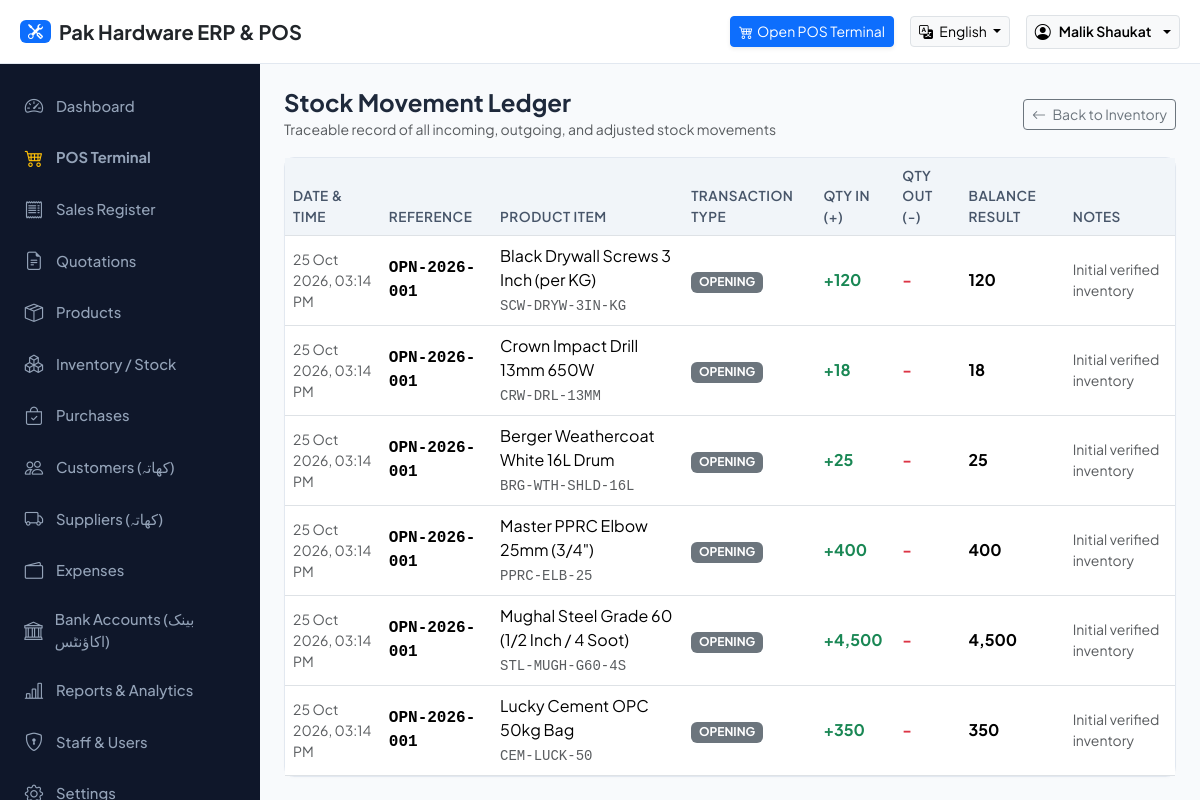
Screenshot of /modules/inventory/ledger.php (signed in) with the database file from the repository.
### tables this page shows
CREATE TABLE IF NOT EXISTS `stock_movements` (
    `id` BIGINT AUTO_INCREMENT PRIMARY KEY,
    `product_id` INT NOT NULL,
    `warehouse_id` INT NOT NULL,
    `transaction_type` ENUM('opening','purchase','sale','sale_return','purchase_return','transfer','adjustment','damage') NOT NULL,
    `reference_no` VARCHAR(50) NOT NULL,
    `qty_in` DECIMAL(14,4) DEFAULT 0.0000,
    `qty_out` DECIMAL(14,4) DEFAULT 0.0000,
    `balance_after` DECIMAL(14,4) NOT NULL,
    `unit_cost` DECIMAL(14,2) DEFAULT 0.00,
    `notes` TEXT DEFAULT NULL,
    `user_id` INT DEFAULT NULL,
    `created_at` DATETIME DEFAULT CURRENT_TIMESTAMP
);

CREATE TABLE IF NOT EXISTS `products` (
    `id` INT AUTO_INCREMENT PRIMARY KEY,
    `category_id` INT DEFAULT NULL,
    `brand_id` INT DEFAULT NULL,
    `base_unit_id` INT NOT NULL,
    `code` VARCHAR(50) NOT NULL UNIQUE,
    `barcode` VARCHAR(50) DEFAULT NULL,
    `name` VARCHAR(150) NOT NULL,
    `name_ur` VARCHAR(150) DEFAULT NULL,
    `description` TEXT DEFAULT NULL,
    `cost_price` DECIMAL(14,2) NOT NULL DEFAULT 0.00,
    `retail_price` DECIMAL(14,2) NOT NULL DEFAULT 0.00,
    `wholesale_price` DECIMAL(14,2) NOT NULL DEFAULT 0.00,
    `contractor_price` DECIMAL(14,2) NOT NULL DEFAULT 0.00,
    `min_price` DECIMAL(14,2) NOT NULL DEFAULT 0.00,
    `alert_quantity` DECIMAL(10,2) DEFAULT 5.00,
    `rack_location` VARCHAR(50) DEFAULT NULL,
    `image` VARCHAR(255) DEFAULT NULL,
    `status` ENUM('active','inactive') DEFAULT 'active',
    `created_at` DATETIME DEFAULT CURRENT_TIMESTAMP
);

### includes/language.php (called while the page is built, shortened)
<?php
$current_lang = $_SESSION['lang'] ?? 'en';
$en_dict = require __DIR__ . '/../languages/en.php';
$active_dict = ($current_lang === 'ur') ? require __DIR__ . '/../languages/ur.php' : $en_dict;
if (!function_exists('__')) {
    function __($key, $default = '') {
        global $active_dict, $en_dict;
        if (isset($active_dict[$key])) {
            return $active_dict[$key];
        }
        return $default ?: $key;
    }
}

### includes/functions.php (called while the page is built, shortened)
<?php
require_once __DIR__ . '/language.php';
function clean_input($data) {
    return htmlspecialchars(trim((string)$data), ENT_QUOTES, 'UTF-8', false);
}
function format_qty($qty, $allow_decimal = false) {
    return number_format((float)$qty, 0);
}

### modules/inventory/ledger.php (the view, shortened to what this page needs)
<?php
require_once __DIR__ . '/../../includes/functions.php';
$movements = $conn->query("SELECT sm.*, p.name as product_name, p.name_ur as product_name_ur, p.code as product_code,
                                  u.username
                           FROM stock_movements sm
                           JOIN products p ON sm.product_id = p.id
                           LEFT JOIN users u ON sm.user_id = u.id
                           ORDER BY sm.id DESC LIMIT 100");
include __DIR__ . '/../../includes/header.php';
?>
<div class="d-flex justify-content-between align-items-center mb-3">
    <div>
        <h4 class="fw-bold mb-0"><?= __('stock_ledger') ?></h4>
        <small class="text-muted">Traceable record of all incoming, outgoing, and adjusted stock movements</small>
    </div>
    <a href="<?= BASE_URL ?>/modules/inventory/index.php" class="btn btn-outline-secondary btn-sm">
        <i class="bi bi-arrow-left me-1"></i> Back to Inventory
    </a>
</div>
<div class="card card-custom">
    <div class="table-responsive">
        <table class="table table-hover table-custom align-middle mb-0">
            <thead>
                <tr>
                    <th>Date & Time</th>
                    <th>Reference</th>
                    <th>Product Item</th>
                    <th>Transaction Type</th>
                    <th>Qty In (+)</th>
                    <th>Qty Out (-)</th>
                    <th>Balance Result</th>
                    <th>Notes</th>
                </tr>
            </thead>
            <tbody>
                <?php if ($movements->num_rows > 0): ?>
                    <?php while ($m = $movements->fetch_assoc()): ?>
                        <tr>
                            <td class="small text-muted"><?= date('d M Y, h:i A', strtotime($m['created_at'])) ?></td>
                            <td class="font-monospace fw-semibold"><?= clean_input($m['reference_no']) ?></td>
                            <td>
                                <div><?= clean_input($m['product_name']) ?></div>
                                <small class="text-muted font-monospace"><?= clean_input($m['product_code']) ?></small>
                            </td>
                            <td>
                                <span class="badge bg-secondary"><?= strtoupper(clean_input($m['transaction_type'])) ?></span>
                            </td>
                            <td class="text-success fw-bold">
                                <?= $m['qty_in'] > 0 ? '+' . format_qty($m['qty_in']) : '-' ?>
                            </td>
                            <td class="text-danger fw-bold">
                                <?= $m['qty_out'] > 0 ? '-' . format_qty($m['qty_out']) : '-' ?>
                            </td>
                            <td class="fw-bold fs-6"><?= format_qty($m['balance_after']) ?></td>
                            <td class="small text-muted"><?= clean_input($m['notes']) ?></td>
                        </tr>
                    <?php endwhile; ?>
                <?php else: ?>
                    <tr>
                        <td colspan="8" class="text-center py-4 text-muted"><?= __('no_records') ?></td>
                    </tr>
                <?php endif; ?>
            </tbody>
        </table>
    </div>
</div>
<?php include __DIR__ . '/../../includes/footer.php'; ?>

### assets/css/app.css (style rules this page uses)
:root { --primary-color: #0f2b48; --primary-dark: #0a1c30; --primary-light: #1b4975; --secondary-color: #0284c7; --accent-color: #f59e0b; --success-color: #10b981; --danger-color: #ef4444; --sidebar-width: 260px; --topbar-height: 64px; --bg-light: #f8fafc; --border-color: #e2e8f0; }
body { font-family: 'Plus Jakarta Sans', system-ui, -apple-system, sans-serif; background-color: var(--bg-light); color: #1e293b; margin: 0; padding: 0; overflow-x: hidden; }
body.app-layout { height: 100vh; overflow: hidden; }
.card-custom { background: #ffffff; border-radius: 10px; border: 1px solid var(--border-color); box-shadow: 0 1px 3px rgba(0,0,0,0.02); margin-bottom: 1.5rem; }
.table-custom th { background: #f1f5f9; color: #475569; font-size: 0.85rem; text-transform: uppercase; font-weight: 600; letter-spacing: 0.5px; border-top: none; }

### rows the page displays
stock_movements: created_at "25 Oct 2026, 03:14 PM", reference_no "OPN-2026-001", product.name "Black Drywall Screws 3 Inch (per KG)", product.code "SCW-DRYW-3IN-KG", transaction_type "OPENING", qty_in "120", balance_after "120", notes "Initial verified inventory"
stock_movements: created_at "25 Oct 2026, 03:14 PM", reference_no "OPN-2026-001", product.name "Crown Impact Drill 13mm 650W", product.code "CRW-DRL-13MM", transaction_type "OPENING", qty_in "18", balance_after "18", notes "Initial verified inventory"
stock_movements: created_at "25 Oct 2026, 03:14 PM", reference_no "OPN-2026-001", product.name "Berger Weathercoat White 16L Drum", product.code "BRG-WTH-SHLD-16L", transaction_type "OPENING", qty_in "25", balance_after "25", notes "Initial verified inventory"
stock_movements: created_at "25 Oct 2026, 03:14 PM", reference_no "OPN-2026-001", product.name "Master PPRC Elbow 25mm (3/4\")", product.code "PPRC-ELB-25", transaction_type "OPENING", qty_in "400", balance_after "400", notes "Initial verified inventory"
stock_movements: created_at "25 Oct 2026, 03:14 PM", reference_no "OPN-2026-001", product.name "Mughal Steel Grade 60 (1/2 Inch / 4 Soot)", product.code "STL-MUGH-G60-4S", transaction_type "OPENING", qty_in "4,500", balance_after "4,500", notes "Initial verified inventory"
stock_movements: created_at "25 Oct 2026, 03:14 PM", reference_no "OPN-2026-001", product.name "Lucky Cement OPC 50kg Bag", product.code "CEM-LUCK-50", transaction_type "OPENING", qty_in "350", balance_after "350", notes "Initial verified inventory"

### other values shown
__('app_name') "Pak Hardware ERP & POS"
__('quick_pos') "Open POS Terminal"
clean_input($_SESSION['full_name'] ?? 'User') "Malik Shaukat"
__('dashboard') "Dashboard"
__('pos') "POS Terminal"
__('sales_list') "Sales Register"
__('quotations') "Quotations"
__('products') "Products"
__('inventory') "Inventory / Stock"
__('purchases') "Purchases"
__('customers') "Customers"
__('suppliers') "Suppliers"
__('expenses') "Expenses"
__('reports') "Reports & Analytics"
__('staff') "Staff & Users"
